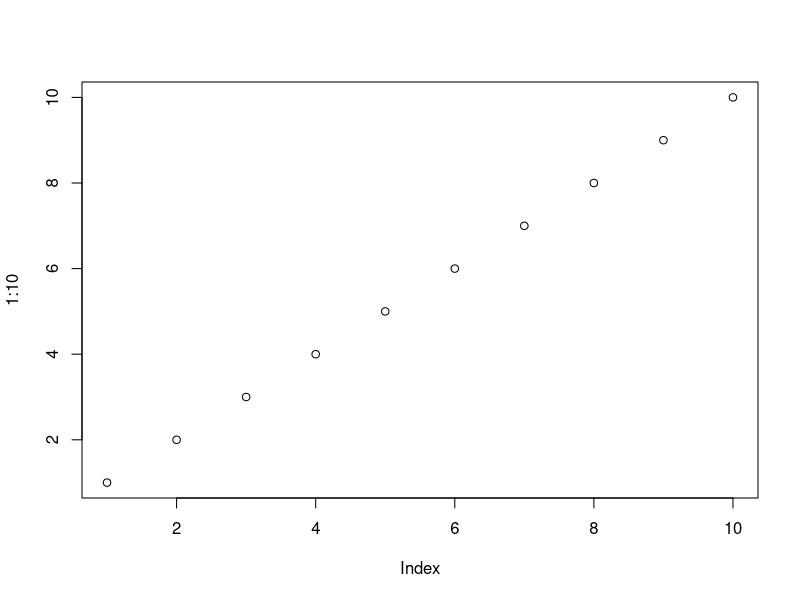
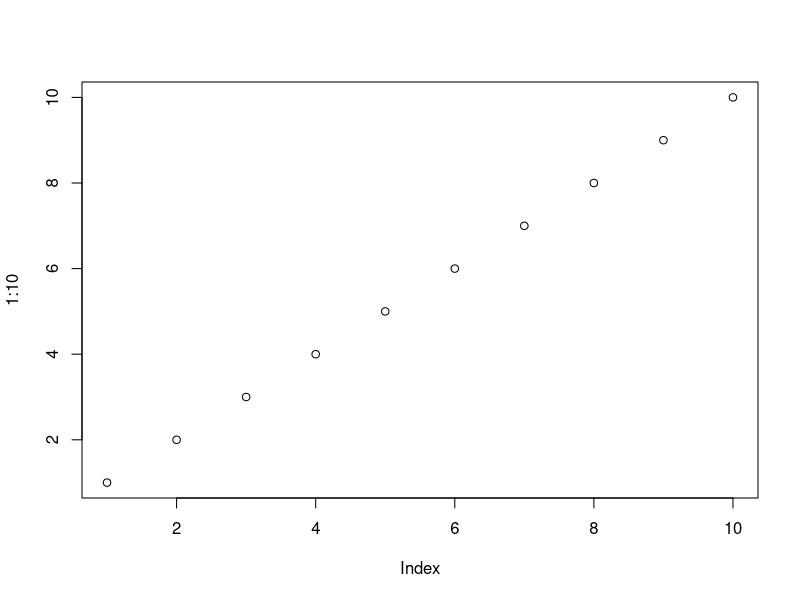
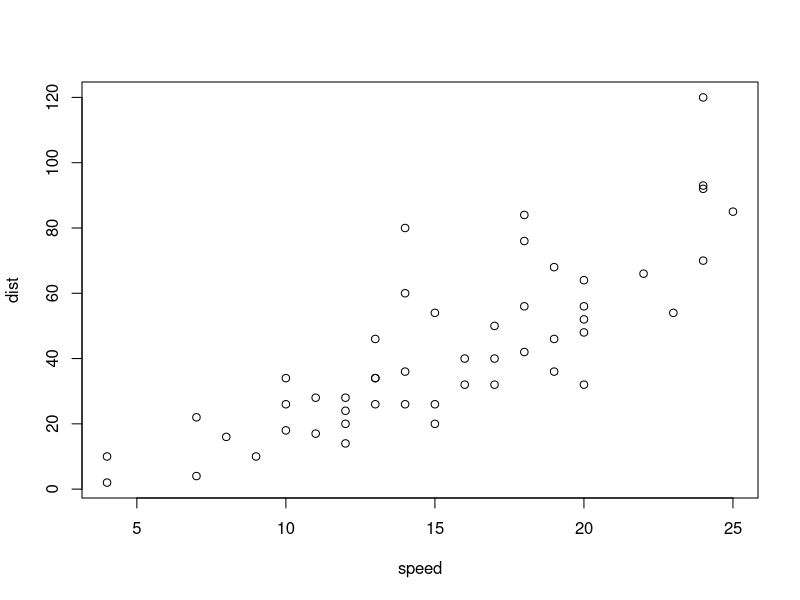
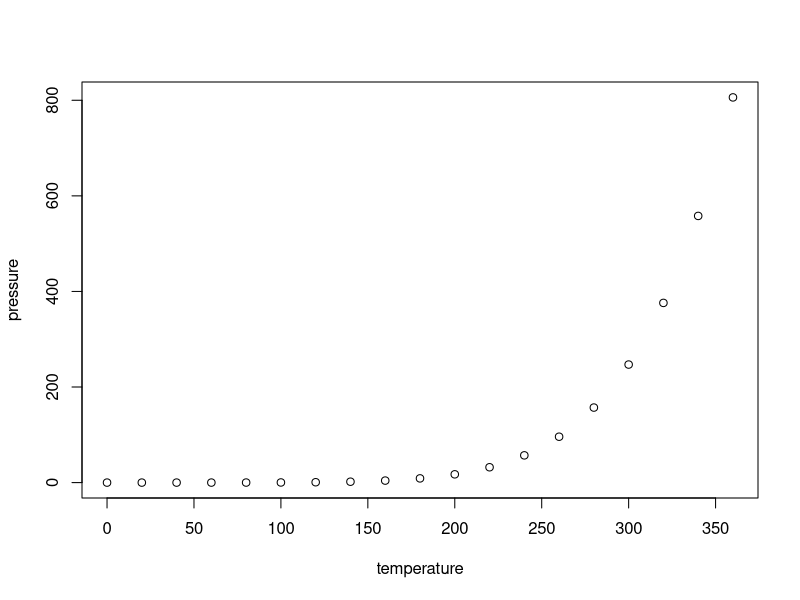

Reproduce these figures in R, in order.
## ---- chunk 1
x <- "A test label"
## ---- chunk 2
#| fig-width: 3
plot(1:10)
## ---- chunk 3
#| fig-width: 3
plot(1:10)
## ---- chunk 4
temp = "Speed and Stopping Distances of Cars"
## ---- chunk 5
#| label: "fig-first-only"
#| fig-align: center
#| fig-cap: "Estimated event sequence models, stratified by sex, first visits only"
#| layout-ncol: 2
#| fig-subcap:
#|   - "Males"
#|   - "Females"

plot(cars)
plot(pressure)
